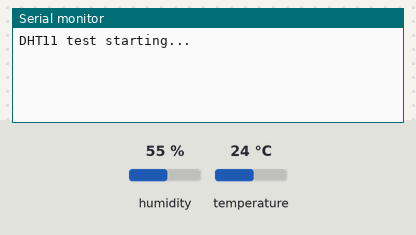
A sketch run on a simulated ESP32. Shown: the last lines printed to the serial monitor. The inputs (shaded band) are chosen by the test bench; at power-on: humidity 55 %, temperature 24 °C.

Above: at 2.2 s.
2.3 s: humidity set to 22 %
At 3.8 s:
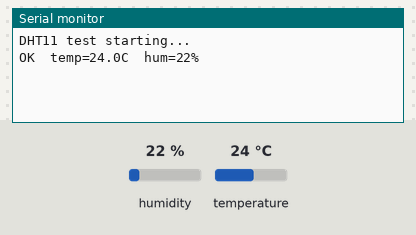
6.5 s: temperature set to 12 °C
At 8.5 s:
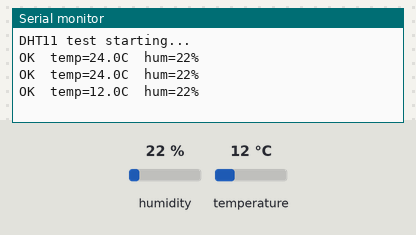
9.5 s: humidity set to 40 %
At 12.1 s:
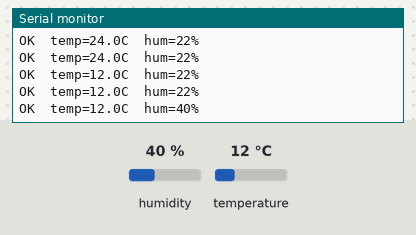

Measured:
- after the input at 2.3 s, the serial monitor: prints a new line after 0.72 s (image 1)
- after the input at 6.5 s, the serial monitor: prints a new line after 0.57 s (image 2)
- after the input at 9.5 s, the serial monitor: prints a new line after 1.6 s (image 3)

The sketch:

dht_test.ino
```cpp
// Minimal DHT11 test — isolates sensor/wiring from the rest of the project.
// Upload this alone. If it also fails, it's wiring/pin/module, not the main sketch.
#include <DHT.h>

#define DHT_PIN  15
DHT dht(DHT_PIN, DHT11);

void setup() {
  Serial.begin(115200);
  delay(1000);
  Serial.println("DHT11 test starting...");
  dht.begin();
}

void loop() {
  delay(2000);
  float t = dht.readTemperature();
  float h = dht.readHumidity();
  if (isnan(t) || isnan(h)) {
    Serial.println("Read FAILED");
  } else {
    Serial.printf("OK  temp=%.1fC  hum=%.0f%%\n", t, h);
  }
}
```
